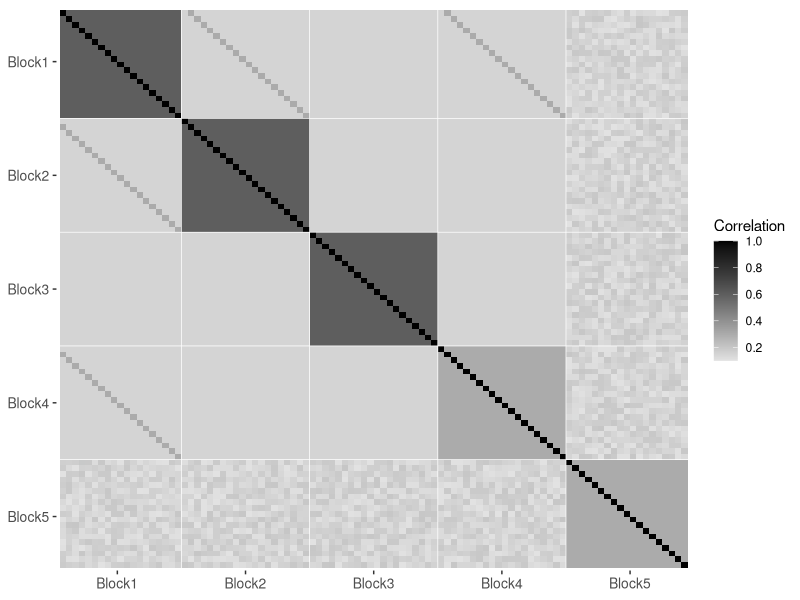

R code for this plot: (Note: this script raises an error after producing the figure.)
# Set working directory as the folder downloaded from
# https://github.com/ZilongXie/LatentRegMissingKnockoff
setwd('')

########################
## Correlation matrix ##
########################
J <- 60
p <- 100
set.seed(123456789)
# Block-wise underlying correlation matrix
block1 <- 1:20
block2 <- 21:40
block3 <- 41:60
block4 <- 61:80
block5 <- 81:100
Sigma.true <- matrix(0, nrow = p, ncol = p)
Sigma.true[block1, block1] <- 0.6
Sigma.true[block2, block2] <- 0.6
Sigma.true[block3, block3] <- 0.6
Sigma.true[block4, block4] <- 0.3
Sigma.true[block5, block5] <- 0.3

Sigma.true[block1, block2] <- 0.15
Sigma.true[cbind(block1, block2)] <- 0.3
Sigma.true[block1, block3] <- 0.15
Sigma.true[block2, block3] <- 0.15

Sigma.true[block1, block4] <- 0.15
Sigma.true[cbind(block1, block4)] <- 0.3
Sigma.true[block2, block4] <- 0.15
Sigma.true[cbind(block2, block4)] <- 0.15
Sigma.true[block3, block4] <- 0.15

Sigma.true[c(block1, block2, block3, block4), block5] <- matrix(runif(80 * 20, min = 0.1, max = 0.2), nrow = 80)

Sigma.true[lower.tri(Sigma.true)] <- t(Sigma.true)[lower.tri(Sigma.true)]
diag(Sigma.true) <- 1


# Plot heatmap of the correlation matrix
require(ggplot2)

# Dummy data
x <- 0:99
y <- 99:0
corrplot <- expand.grid(X=x, Y=y)
corrplot$Correlation <- as.vector(Sigma.true)

# Heatmap
ggplot(corrplot, aes(X, Y, fill= Correlation)) +
  geom_tile() +
  scale_fill_gradient2(low="white", high="black", breaks = (0:5)/5) +
  scale_x_continuous(expand = c(0,0), breaks= seq(10, 90, 20) - 0.5, limits = c(0, 99), labels = c('Block1','Block2','Block3','Block4','Block5')) +
  scale_y_continuous(expand = c(0,0), breaks= seq(10, 90, 20) - 0.5, limits = c(0, 99), labels = c('Block5','Block4','Block3','Block2','Block1')) +
  theme(panel.background = element_rect(fill = 'NA'),
        panel.ontop = TRUE,
        panel.grid.major = element_blank(),
        axis.text = element_text(size = 10),
        axis.title.x = element_blank(),
        axis.title.y = element_blank())


########################
## Unknown parameters ##
########################
bin.ind <- c(1:10, 21:30, 41:50, 61:70, 81:90)
con.ind <- c(11:20, 31:40, 51:60, 71:80, 91:100)
ord.ind <- NULL
con.params.true <- list()
con.params.true$mean <- rep(0, 50)
con.params.true$sd <- rep(1, 50)
bin.params.true <- as.vector(matrix(c(-1.2, -0.3, 0, 0.3, 1.2), nrow = 5, ncol = 10))
ord.params.true <- NULL
beta.true <- rep(0, 100)
beta.true[c(1,11,22,32,43,53,64,74,85,95)] <- c(1, -1, 1, -1, 1, -1, 1, -1, 1, -1)/2

####################
## IRT parameters ##
####################
a.vec <- runif(J, 0.5, 1)
d1.vec <- runif(J, -2, 0)
d2.vec <- NA * d1.vec

##############
## Booklets ##
##############
booklets <- matrix(0, nrow = 3, ncol = J)
booklets[1,1:20] <- 1
booklets[2,21:40] <- 1
booklets[3,41:60] <- 1
save( p, J, bin.ind, con.ind, ord.ind, con.params.true, bin.params.true, ord.params.true,
      beta.true, Sigma.true, block1, block2, block3, block4, block5, a.vec, d1.vec, d2.vec,
      booklets, file = './Simulation/simulation_params.RData')